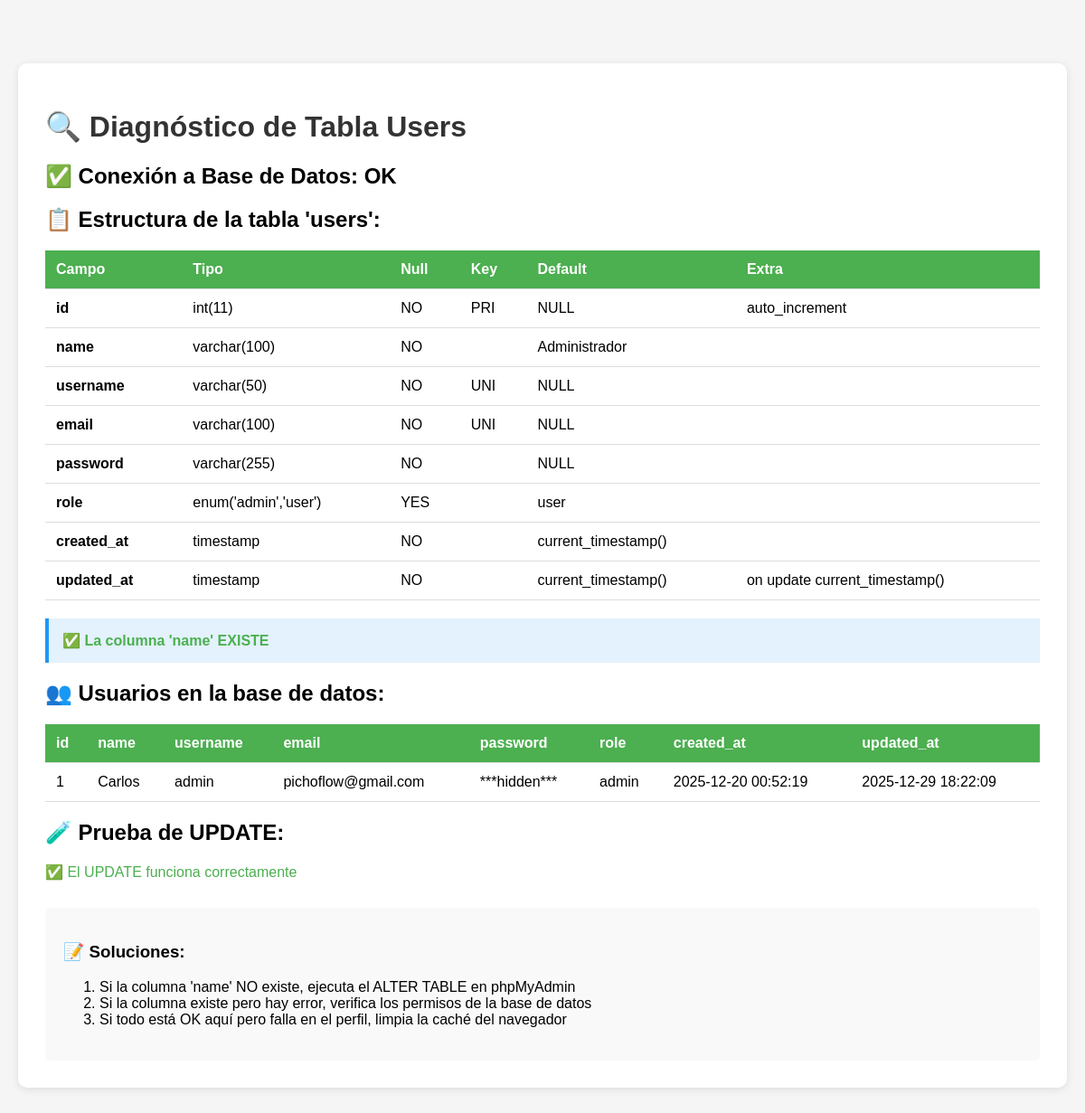
Page /public/diagnostico_users.php on the committed database.
### tables this page shows
CREATE TABLE `users` (
  `id` int(11) NOT NULL,
  `name` varchar(100) NOT NULL DEFAULT 'Administrador',
  `username` varchar(50) NOT NULL,
  `email` varchar(100) NOT NULL,
  `password` varchar(255) NOT NULL,
  `role` enum('admin','user') DEFAULT 'user',
  `created_at` timestamp NOT NULL DEFAULT current_timestamp(),
  `updated_at` timestamp NOT NULL DEFAULT current_timestamp() ON UPDATE current_timestamp()
);

### public/diagnostico_users.php (the view, shortened to what this page needs)
<!DOCTYPE html>
<html lang="es">
<head>
</head>
<body>
    <div class="container">
        <h1>🔍 Diagnóstico de Tabla Users</h1>
        <?php
        try {
            $db = \App\Database::getInstance()->getConnection();
            echo "<h2>✅ Conexión a Base de Datos: OK</h2>";
            echo "<h2>📋 Estructura de la tabla 'users':</h2>";
            $stmt = $db->query("DESCRIBE users");
            $columns = $stmt->fetchAll(PDO::FETCH_ASSOC);
            echo "<table>";
            echo "<tr><th>Campo</th><th>Tipo</th><th>Null</th><th>Key</th><th>Default</th><th>Extra</th></tr>";
            $hasNameColumn = false;
            foreach ($columns as $column) {
                if ($column['Field'] === 'name') {
                    $hasNameColumn = true;
                }
                echo "<tr>";
                echo "<td><strong>" . htmlspecialchars($column['Field']) . "</strong></td>";
                echo "<td>" . htmlspecialchars($column['Type']) . "</td>";
                echo "<td>" . htmlspecialchars($column['Null']) . "</td>";
                echo "<td>" . htmlspecialchars($column['Key']) . "</td>";
                echo "<td>" . htmlspecialchars($column['Default'] ?? 'NULL') . "</td>";
                echo "<td>" . htmlspecialchars($column['Extra']) . "</td>";
                echo "</tr>";
            }
            echo "</table>";
            if ($hasNameColumn) {
                echo "<div class='info success'>";
                echo "<strong>✅ La columna 'name' EXISTE</strong>";
                echo "</div>";
            } else {
                echo "<div class='info error'>";
                echo "<strong>❌ La columna 'name' NO EXISTE</strong>";
                echo "<p>Ejecuta este comando en phpMyAdmin:</p>";
                echo "<code>ALTER TABLE users ADD COLUMN name VARCHAR(100) NOT NULL DEFAULT 'Administrador' AFTER id;</code>";
                echo "</div>";
            }
            echo "<h2>👥 Usuarios en la base de datos:</h2>";
            $stmt = $db->query("SELECT * FROM users");
            $users = $stmt->fetchAll(PDO::FETCH_ASSOC);
            if (empty($users)) {
                echo "<p class='error'>No hay usuarios en la base de datos</p>";
            } else {
                echo "<table>";
                echo "<tr>";
                foreach (array_keys($users[0]) as $key) {
                    echo "<th>" . htmlspecialchars($key) . "</th>";
                }
                echo "</tr>";
                foreach ($users as $user) {
                    echo "<tr>";
                    foreach ($user as $key => $value) {
                        if ($key === 'password') {
                            echo "<td>***hidden***</td>";
                        } else {
                            echo "<td>" . htmlspecialchars($value ?? 'NULL') . "</td>";
                        }
                    }
                    echo "</tr>";
                }
                echo "</table>";
            }
            echo "<h2>🧪 Prueba de UPDATE:</h2>";
            if ($hasNameColumn && !empty($users)) {
                try {
                    echo "<p class='success'>✅ El UPDATE funciona correctamente</p>";
                } catch (Exception $e) {
                    echo "<p class='error'>❌ Error en UPDATE: " . htmlspecialchars($e->getMessage()) . "</p>";
                }
            }
        } catch (Exception $e) {
            echo "<div class='info error'>";
            echo "<strong>❌ Error:</strong> " . htmlspecialchars($e->getMessage());
            echo "</div>";
        }
        ?>
        <div style="margin-top: 30px; padding: 20px; background: #f9f9f9; border-radius: 5px;">
            <h3>📝 Soluciones:</h3>
            <ol>
                <li>Si la columna 'name' NO existe, ejecuta el ALTER TABLE en phpMyAdmin</li>
                <li>Si la columna existe pero hay error, verifica los permisos de la base de datos</li>
                <li>Si todo está OK aquí pero falla en el perfil, limpia la caché del navegador</li>
            </ol>
        </div>
    </div>
</body>
</html>

### public/diagnostico_users.php (style rules this page uses)
body { font-family: Arial, sans-serif; max-width: 1200px; margin: 50px auto; padding: 20px; background: #f5f5f5; }
.container { background: white; padding: 30px; border-radius: 10px; box-shadow: 0 2px 10px rgba(0,0,0,0.1); }
h1 { color: #333; }
table { width: 100%; border-collapse: collapse; margin: 20px 0; }
th, td { padding: 12px; text-align: left; border-bottom: 1px solid #ddd; }
th { background: #4CAF50; color: white; }
.success { color: #4CAF50; }
.info { background: #e3f2fd; padding: 15px; border-left: 4px solid #2196F3; margin: 20px 0; }

### rows in the picture
users: id "1", name "Carlos", username "admin", email "pichoflow@gmail.com", role "admin", created_at "2025-12-20 00:52:19", updated_at "2025-12-29 18:22:09"

### other values in the picture
$column['Field'] "id"
$column['Type'] "int(11)"
$column['Null'] "NO"
$column['Key'] "PRI"
$column['Default'] "NULL"
$column['Extra'] "auto_increment"
$column['Field'] "name"
$column['Type'] "varchar(100)"
$column['Default'] "Administrador"
$column['Field'] "username"
$column['Type'] "varchar(50)"
$column['Key'] "UNI"
$column['Field'] "email"
$column['Field'] "password"
$column['Type'] "varchar(255)"
